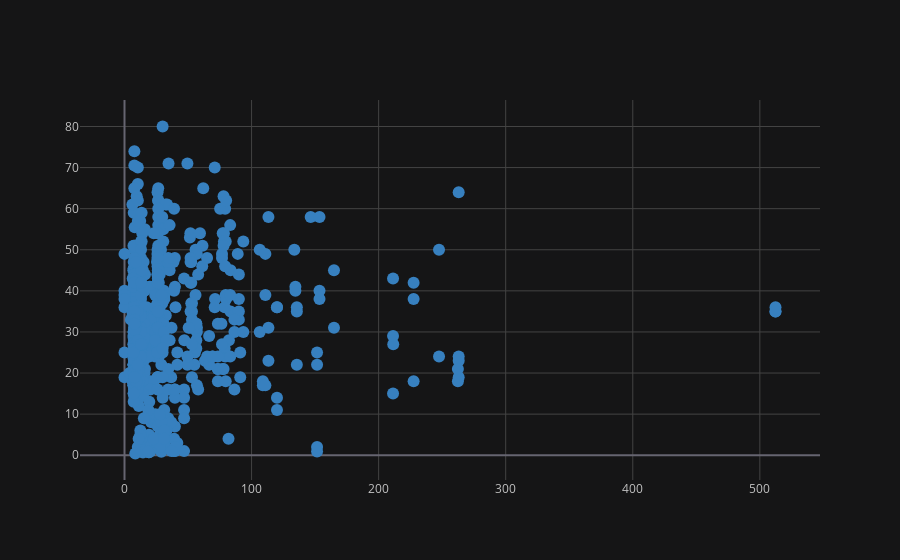

Notebook source saved alongside this figure:
### Code cell
# relation between fare and age

cf.set_config_file(theme = 'solar')
titanic.iplot(y = 'age',x = 'fare',mode = 'markers',color = 'blue')

### Figure 1 — Plotly figure (JSON) as saved in the notebook; plotly's stock layout.template omitted (floating-point values rounded to 4 significant figures; data arrays with more than 128 entries replaced by an {"elided": "..."} marker saying what was removed)
{"data": [{"line": {"color": "rgba(55, 128, 191, 1.0)", "dash": "solid", "shape": "linear", "width": 1.3}, "marker": {"size": 12, "symbol": "circle"}, "mode": "markers", "name": "age", "text": "", "type": "scatter", "x": {"elided": "891 float values"}, "y": {"elided": "891 mixed values"}}], "layout": {"autosize": true, "dragmode": "pan", "legend": {"bgcolor": "#151516", "font": {"color": "#D9D9D9"}}, "paper_bgcolor": "#151516", "plot_bgcolor": "#151516", "title": {"font": {"color": "#D9D9D9"}}, "xaxis": {"autorange": true, "gridcolor": "#434343", "range": [-34.17, 546.5], "showgrid": true, "showspikes": false, "tickfont": {"color": "#C2C2C2"}, "title": {"font": {"color": "#D9D9D9"}, "text": ""}, "type": "linear", "zerolinecolor": "#666570"}, "yaxis": {"autorange": true, "gridcolor": "#434343", "range": [-8.512, 88.93], "showgrid": true, "showspikes": false, "tickfont": {"color": "#C2C2C2"}, "title": {"font": {"color": "#D9D9D9"}, "text": ""}, "type": "linear", "zerolinecolor": "#666570"}}}
